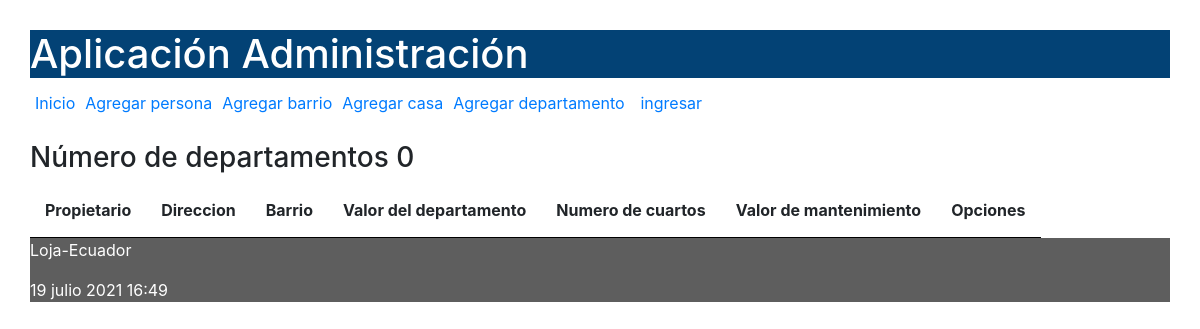
Before: /ver/departamentos with the older database file.
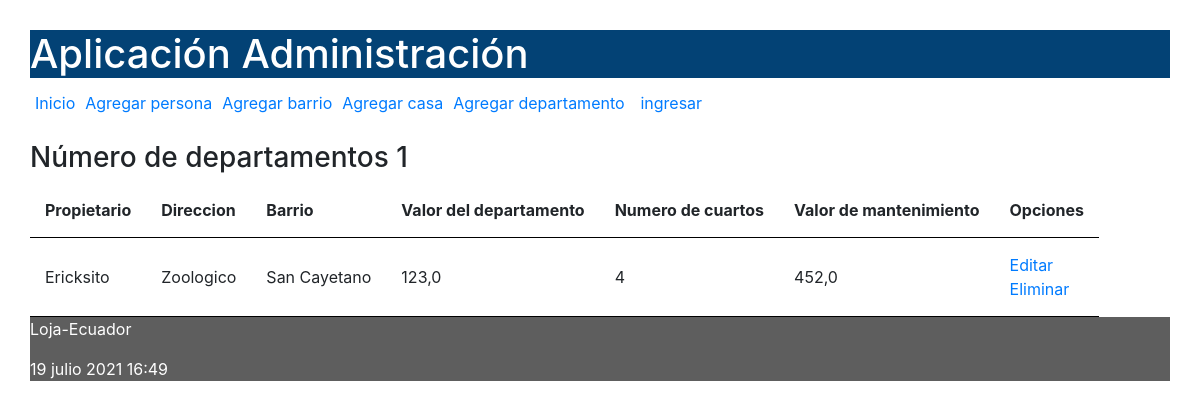
After: the same page with the newer database file.
### administrativo/models.py (models this page shows, shortened)
class Departamento(models.Model):
    propietario = models.ForeignKey(Persona, on_delete=models.CASCADE,
                                    related_name="departamentos")
    direccion = models.CharField(max_length=50)
    barrio = models.ForeignKey(Barrio, on_delete=models.CASCADE,
                               related_name="departamentos")
    valorDepartamento = models.FloatField()
    numCuartos = models.IntegerField()
    valorMantenimiento = models.FloatField()

class Persona(models.Model):
    nombres = models.CharField(max_length=30)
    apellidos = models.CharField(max_length=30)
    cedula = models.CharField(max_length=30, unique=True)
    correo = models.EmailField()

class Barrio(models.Model):
    nombreBarrio = models.CharField(max_length=30)
    siglas = models.CharField(max_length=7)

### administrativo/views.py (the view)
# urls.py: path('ver/departamentos',views.ver_departamentos,
def ver_departamentos(request):
    departamentos = Departamento.objects.all()
    informacion_template = {'departamentos': departamentos, 'numero_departamentos': len(departamentos)}
    return render(request, 'ver_departamentos.html', informacion_template)

### administrativo/templates/ver_departamentos.html (shortened to what this page needs)
{% extends "master.html" %}
{% block content %}
<h3>Número de departamentos {{ numero_departamentos }}</h3>
<table id="tabla_datos">
  <thead>
    <tr>
      <th>Propietario</th>
      <th>Direccion</th>
      <th>Barrio</th>
      <th>Valor del departamento</th>
      <th>Numero de cuartos</th>
      <th>Valor de mantenimiento</th>
      <th>Opciones</th>
    </tr>
  </thead>
  {% for e in departamentos %}
  <tr>
    <td>{{e.propietario.nombres}}</td>
    <td>{{e.direccion}}</td>
    <td>{{e.barrio.nombreBarrio}}</td>
    <td>{{e.valorDepartamento}}</td>
    <td>{{e.numCuartos}}</td>
    <td>{{e.valorMantenimiento}}</td>
    <td>
      <a href="{% url 'editar_departamento' e.id %}">Editar</a> <br>
      <a href="{% url 'eliminar_departamento' e.id %}"
      onclick="return confirm('¿Está seguro de la eliminación?')" >
      Eliminar</a>
    </td>
  </tr>
  {% endfor %}
</table>
{% endblock %}

### administrativo/templates/master.html (shortened to what this page needs)
<!DOCTYPE html>
<html>
  <head>
    {% load static %}
    <link rel="stylesheet" type="text/css" href="{% static 'css/estilos.css' %}">
    <link rel="stylesheet" type="text/css" href="https://cdn.datatables.net/1.10.25/css/jquery.dataTables.min.css">
    <link rel="stylesheet" href="https://cdn.jsdelivr.net/npm/bootstrap@4.6.0/dist/css/bootstrap.min.css">
  </head>
  <body>
    {% load socialaccount %}
    {% load account %}
  <header>
    <h1>Aplicación Administración </h1>
    <nav class="top_menu">
      <ul>
        <li><a href="{% url 'index' %}">Inicio</a></li>
        <li><a href="{% url 'crear_persona' %}">Agregar persona</a></li>
        <li><a href="{% url 'crear_barrio' %}">Agregar barrio</a></li>
        <li><a href="{% url 'crear_casa' %}">Agregar casa</a></li>
          <li><a href="{% url 'crear_departamento' %}">Agregar departamento</a></li>
        {% if user.is_authenticated %}
          <li><a href="{% url 'logout_view' %}">salir</a></li>
        {% else %}
          <li>[<a href="{% url 'login' %}">ingresar</a>]</li>
        {% endif %}
      </ul>
    </nav>
  </header>
  <section>
      {% block content %}
      {% endblock %}
  </section>
    <footer>
      <p>Loja-Ecuador</p>
      <p>{% now "j F Y H:i" %}</p>
    </footer>
  </body>
</html>

### administrativo/static/css/estilos.css (style rules this page uses)
body { background: #FEFEFD; padding: 30px; }
header { background: #034275; color: #FFF; }
section { width: 100%; }
th, td { padding: 15px; border-bottom: 1px solid black; }
.top_menu ul { list-style:none; float:left; padding: 5px; width:95%; }
.top_menu ul li { float:left; margin-right:10px; margin-bottom:5px; text: #FFF; }
footer { background: #5E5E5E; color: #FFF; }

Changed rows visible on the page:
added Departamento: propietario.nombres "Ericksito", direccion "Zoologico", barrio.nombreBarrio "San Cayetano", valorDepartamento "123,0", numCuartos "4", valorMantenimiento "452,0"
Other visible differences:
{{ numero_departamentos }}: "0" → "1"
